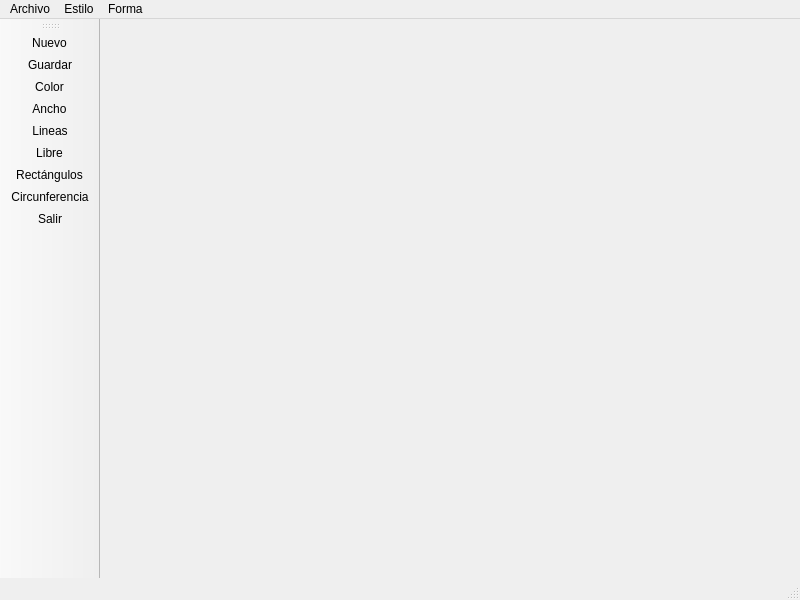
<?xml version="1.0" encoding="UTF-8"?>
<ui version="4.0">
 <class>Principal</class>
 <widget class="QMainWindow" name="Principal">
  <property name="geometry">
   <rect>
    <x>0</x>
    <y>0</y>
    <width>800</width>
    <height>600</height>
   </rect>
  </property>
  <property name="minimumSize">
   <size>
    <width>800</width>
    <height>600</height>
   </size>
  </property>
  <property name="cursor">
   <cursorShape>CrossCursor</cursorShape>
  </property>
  <property name="windowTitle">
   <string>Mi Paint</string>
  </property>
  <property name="windowIcon">
   <iconset resource="recursos.qrc">
    <normaloff>:/recursos/pintar.png</normaloff>:/recursos/pintar.png</iconset>
  </property>
  <widget class="QWidget" name="centralwidget"/>
  <widget class="QMenuBar" name="menubar">
   <property name="geometry">
    <rect>
     <x>0</x>
     <y>0</y>
     <width>800</width>
     <height>21</height>
    </rect>
   </property>
   <widget class="QMenu" name="menuArchivo">
    <property name="title">
     <string>Archivo</string>
    </property>
    <addaction name="actionNuevo"/>
    <addaction name="actionGuardar"/>
    <addaction name="separator"/>
    <addaction name="actionSalir"/>
   </widget>
   <widget class="QMenu" name="menuEstilo">
    <property name="title">
     <string>Estilo</string>
    </property>
    <addaction name="actionColor"/>
    <addaction name="actionAncho"/>
   </widget>
   <widget class="QMenu" name="menuForma">
    <property name="title">
     <string>Forma </string>
    </property>
    <addaction name="actionLineas"/>
    <addaction name="actionLibre"/>
    <addaction name="actionRect_ngulos"/>
    <addaction name="actionCircunferencia"/>
   </widget>
   <addaction name="menuArchivo"/>
   <addaction name="menuEstilo"/>
   <addaction name="menuForma"/>
  </widget>
  <widget class="QStatusBar" name="statusbar"/>
  <widget class="QToolBar" name="toolBar">
   <property name="enabled">
    <bool>true</bool>
   </property>
   <property name="cursor">
    <cursorShape>ArrowCursor</cursorShape>
   </property>
   <property name="mouseTracking">
    <bool>false</bool>
   </property>
   <property name="floatable">
    <bool>false</bool>
   </property>
   <attribute name="toolBarArea">
    <enum>LeftToolBarArea</enum>
   </attribute>
   <attribute name="toolBarBreak">
    <bool>false</bool>
   </attribute>
   <addaction name="actionNuevo"/>
   <addaction name="actionGuardar"/>
   <addaction name="actionColor"/>
   <addaction name="actionAncho"/>
   <addaction name="actionLineas"/>
   <addaction name="actionLibre"/>
   <addaction name="actionRect_ngulos"/>
   <addaction name="actionCircunferencia"/>
   <addaction name="actionSalir"/>
  </widget>
  <action name="actionNuevo">
   <property name="icon">
    <iconset resource="recursos.qrc">
     <normaloff>:/recursos/anadir (1).png</normaloff>:/recursos/anadir (1).png</iconset>
   </property>
   <property name="text">
    <string>Nuevo</string>
   </property>
   <property name="shortcut">
    <string>Ctrl+N</string>
   </property>
  </action>
  <action name="actionGuardar">
   <property name="icon">
    <iconset resource="recursos.qrc">
     <normaloff>:/recursos/salvar (5).png</normaloff>:/recursos/salvar (5).png</iconset>
   </property>
   <property name="text">
    <string>Guardar</string>
   </property>
   <property name="shortcut">
    <string>Ctrl+S</string>
   </property>
  </action>
  <action name="actionSalir">
   <property name="icon">
    <iconset resource="recursos.qrc">
     <normaloff>:/recursos/cerrar (3).png</normaloff>:/recursos/cerrar (3).png</iconset>
   </property>
   <property name="text">
    <string>Salir</string>
   </property>
   <property name="shortcut">
    <string>Ctrl+Q</string>
   </property>
  </action>
  <action name="actionColor">
   <property name="icon">
    <iconset resource="recursos.qrc">
     <normaloff>:/recursos/pintar (1).png</normaloff>:/recursos/pintar (1).png</iconset>
   </property>
   <property name="text">
    <string>Color</string>
   </property>
   <property name="shortcut">
    <string>Ctrl+Shift+C</string>
   </property>
  </action>
  <action name="actionAncho">
   <property name="icon">
    <iconset resource="recursos.qrc">
     <normaloff>:/recursos/grosor.png</normaloff>:/recursos/grosor.png</iconset>
   </property>
   <property name="text">
    <string>Ancho</string>
   </property>
   <property name="shortcut">
    <string>Ctrl+Shift+A</string>
   </property>
  </action>
  <action name="actionLineas">
   <property name="checkable">
    <bool>true</bool>
   </property>
   <property name="checked">
    <bool>false</bool>
   </property>
   <property name="icon">
    <iconset resource="recursos.qrc">
     <normaloff>:/recursos/line.png</normaloff>:/recursos/line.png</iconset>
   </property>
   <property name="text">
    <string>Lineas</string>
   </property>
   <property name="shortcut">
    <string>Ctrl+L</string>
   </property>
  </action>
  <action name="actionLibre">
   <property name="checkable">
    <bool>true</bool>
   </property>
   <property name="checked">
    <bool>false</bool>
   </property>
   <property name="icon">
    <iconset resource="recursos.qrc">
     <normaloff>:/recursos/dibujar.png</normaloff>:/recursos/dibujar.png</iconset>
   </property>
   <property name="text">
    <string>Libre</string>
   </property>
   <property name="shortcut">
    <string>Ctrl+I</string>
   </property>
  </action>
  <action name="actionRect_ngulos">
   <property name="checkable">
    <bool>true</bool>
   </property>
   <property name="checked">
    <bool>false</bool>
   </property>
   <property name="icon">
    <iconset resource="recursos.qrc">
     <normaloff>:/recursos/rectangulo.png</normaloff>:/recursos/rectangulo.png</iconset>
   </property>
   <property name="text">
    <string>Rectángulos</string>
   </property>
   <property name="shortcut">
    <string>Ctrl+R</string>
   </property>
  </action>
  <action name="actionCircunferencia">
   <property name="checkable">
    <bool>true</bool>
   </property>
   <property name="checked">
    <bool>false</bool>
   </property>
   <property name="icon">
    <iconset resource="recursos.qrc">
     <normaloff>:/recursos/formas-y-simbolos.png</normaloff>:/recursos/formas-y-simbolos.png</iconset>
   </property>
   <property name="text">
    <string>Circunferencia</string>
   </property>
   <property name="shortcut">
    <string>Ctrl+F</string>
   </property>
  </action>
 </widget>
 <resources>
  <include location="recursos.qrc"/>
 </resources>
 <connections/>
</ui>
